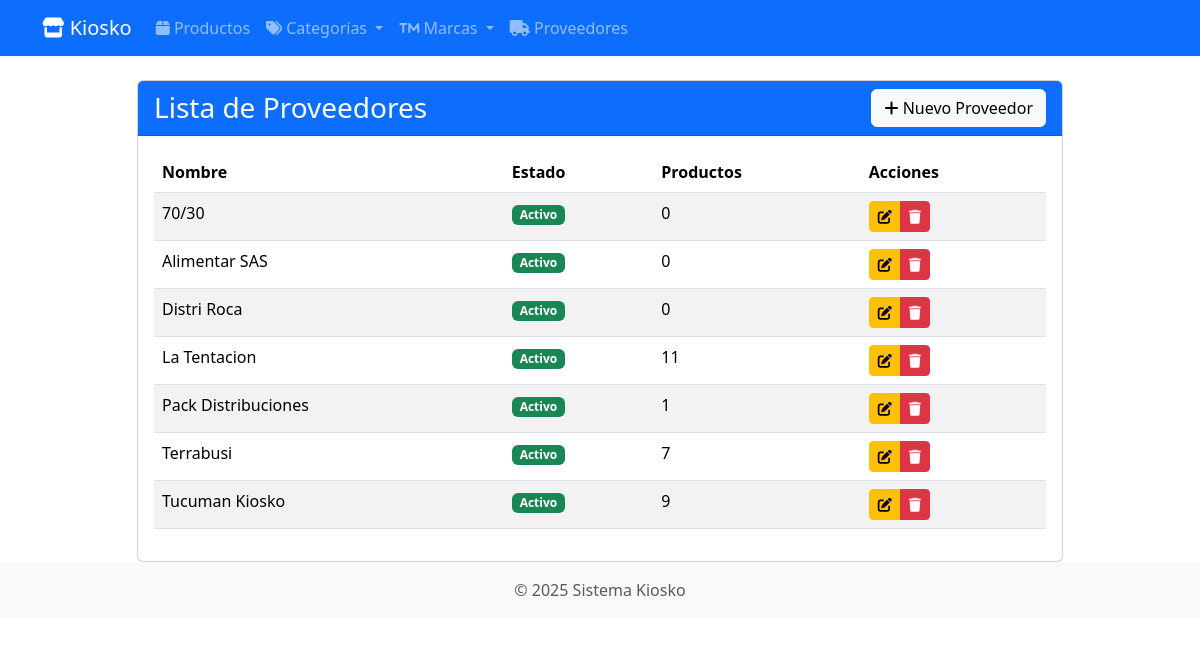
Screenshot of /proveedores/ with the database file from the repository.
### precios/models.py (models this page shows, shortened)
class Proveedor(models.Model):
    nombre = models.CharField(max_length=200)
    activo = models.BooleanField(default=True)
    class Meta:
        verbose_name_plural = "Proveedores"

### precios/views.py (the view)
# urls.py: path('proveedores/', views.lista_proveedores, name='lista_proveedores'),
def lista_proveedores(request):
    proveedor = Proveedor.objects.all().order_by('nombre')
    return render(request, 'proveedores.html', {'proveedor': proveedor})

### precios/templates/proveedores.html (shortened to what this page needs)
{% extends 'base.html' %}
{% block content %}
<div class="container mt-4">
    <div class="row">
        <div class="col-md-10 offset-md-1">
            <div class="card">
                <div class="card-header bg-primary text-white d-flex justify-content-between align-items-center">
                    <h3 class="card-title mb-0">Lista de Proveedores</h3>
                    <a href="{% url 'crear_proveedor' %}" class="btn btn-light">
                        <i class="fas fa-plus"></i> Nuevo Proveedor
                    </a>
                </div>
                <div class="card-body">
                    <div class="table-responsive">
                        <table class="table table-striped">
                            <thead>
                                <tr>
                                    <th>Nombre</th>
                                    <th>Estado</th>
                                    <th>Productos</th>
                                    <th>Acciones</th>
                                </tr>
                            </thead>
                            <tbody>
                                {% for prov in proveedor %}
                                <tr>
                                    <td>{{ prov.nombre }}</td>
                                    <td>
                                        {% if prov.activo %}
                                        <span class="badge bg-success">Activo</span>
                                        {% else %}
                                        <span class="badge bg-danger">Inactivo</span>
                                        {% endif %}
                                    </td>
                                    <td>{{ prov.productos.count }}</td>
                                    <td>
                                        <div class="btn-group">
                                            <a href="#" class="btn btn-sm btn-warning">
                                                <i class="fas fa-edit"></i>
                                            </a>
                                            <button type="button" class="btn btn-sm btn-danger">
                                                <i class="fas fa-trash"></i>
                                            </button>
                                        </div>
                                    </td>
                                </tr>
                                {% empty %}
                                <tr>
                                    <td colspan="4" class="text-center">No hay proveedores registrados</td>
                                </tr>
                                {% endfor %}
                            </tbody>
                        </table>
                    </div>
                </div>
            </div>
        </div>
    </div>
</div>
{% endblock %}

### rows the page displays
Proveedor: nombre "70/30", activo "Activo", productos.count "0"
Proveedor: nombre "Alimentar SAS", activo "Activo", productos.count "0"
Proveedor: nombre "Distri Roca", activo "Activo", productos.count "0"
Proveedor: nombre "La Tentacion", activo "Activo", productos.count "11"
Proveedor: nombre "Pack Distribuciones", activo "Activo", productos.count "1"
Proveedor: nombre "Terrabusi", activo "Activo", productos.count "7"
Proveedor: nombre "Tucuman Kiosko", activo "Activo", productos.count "9"
